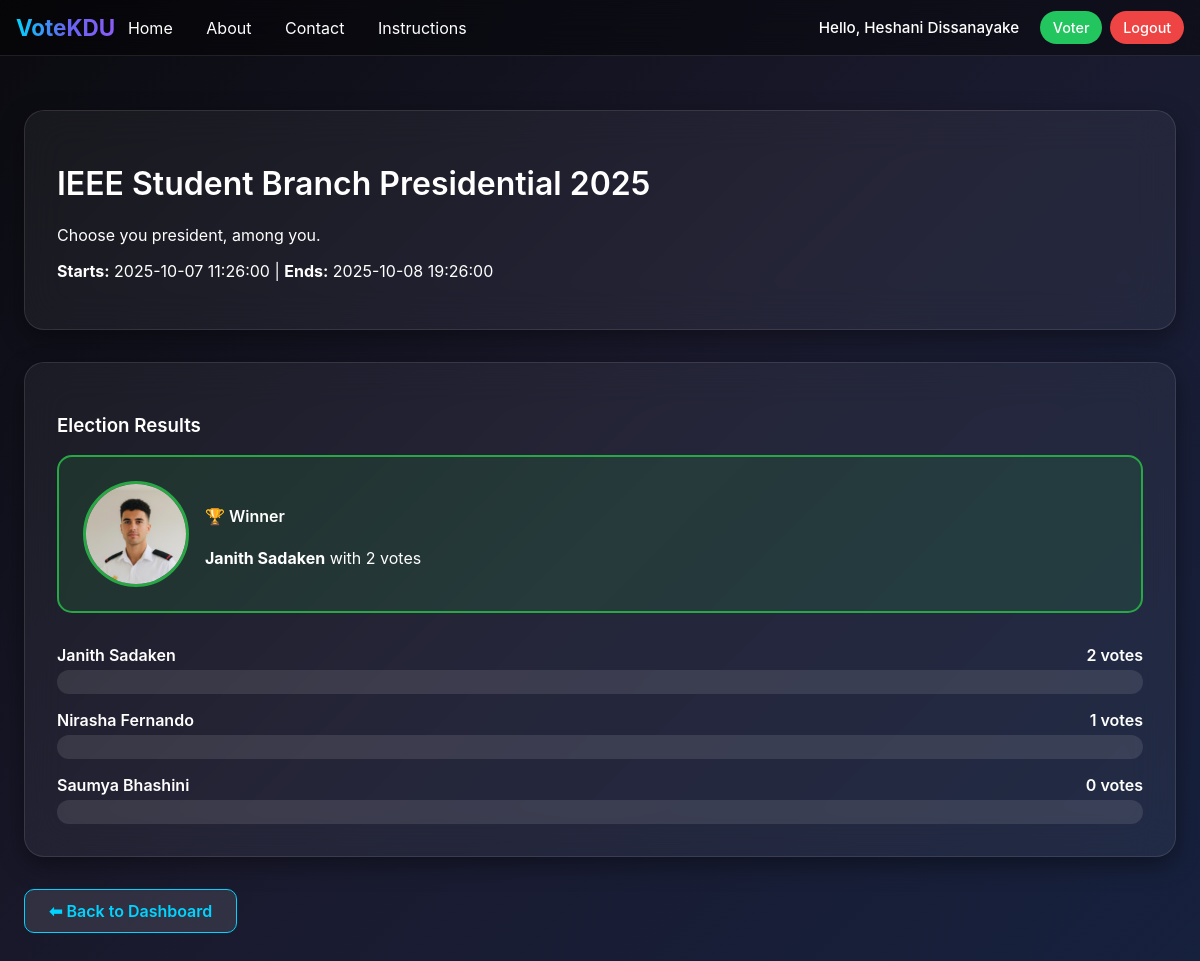
/voter/election.php?id=18 (signed in), run on the app's committed database.
### tables this page shows
CREATE TABLE `elections` (
  `id` int(11) NOT NULL,
  `title` varchar(255) NOT NULL,
  `description` text DEFAULT NULL,
  `start_datetime` datetime NOT NULL,
  `end_datetime` datetime NOT NULL,
  `is_active` tinyint(1) DEFAULT 0,
  `created_by` int(11) NOT NULL,
  `created_at` timestamp NOT NULL DEFAULT current_timestamp()
);

CREATE TABLE `candidates` (
  `id` int(11) NOT NULL,
  `election_id` int(11) NOT NULL,
  `name` varchar(150) NOT NULL,
  `bio` text DEFAULT NULL,
  `photo` varchar(255) DEFAULT NULL,
  `created_at` timestamp NOT NULL DEFAULT current_timestamp()
);

### helpers.php (called while the page is built, shortened)
<?php
function e($s) {
    return htmlspecialchars($s, ENT_QUOTES | ENT_HTML5, 'UTF-8');
}

### voter/election.php (the view, shortened to what this page needs)
<?php
require_once __DIR__ . '/../init.php';
$election_id = intval($_GET['id'] ?? 0);
$stmt = $pdo->prepare("SELECT * FROM elections WHERE id = ?");
$stmt->execute([$election_id]);
$e = $stmt->fetch();
$stmt = $pdo->prepare("SELECT * FROM candidates WHERE election_id = ?");
$stmt->execute([$election_id]);
$candidates = $stmt->fetchAll();
$stmt = $pdo->prepare("SELECT * FROM votes WHERE election_id = ? AND user_id = ?");
$stmt->execute([$election_id, current_user_id()]);
$has_voted = (bool)$stmt->fetch();
$now = date('Y-m-d H:i:s');
if ($now < $e['start_datetime']) {
    $status = 'upcoming';
} elseif ($now >= $e['start_datetime'] && $now <= $e['end_datetime']) {
    $status = $e['is_active'] ? 'ongoing' : 'past';
} else {
    $status = 'past';
}
$results = [];
if ($status === 'past') {
    $sql = "SELECT c.id, c.name, c.photo, COUNT(v.id) as votes
            FROM candidates c
            LEFT JOIN votes v ON c.id = v.candidate_id
            WHERE c.election_id = ?
            GROUP BY c.id
            ORDER BY votes DESC";
    $stmt = $pdo->prepare($sql);
    $stmt->execute([$election_id]);
    $results = $stmt->fetchAll();
}
?>
<!doctype html>
<html lang="en">
<head>
  <link href="/club_voting/assets/css/style.css" rel="stylesheet">
</head>
<body>
<?php include __DIR__ . '/../_nav.php'; ?>
<div class="container">
  <div class="glass-card text-center">
    <h1><?= e($e['title']) ?></h1>
    <p><?= e($e['description']) ?></p>
    <p><strong>Starts:</strong> <?= e($e['start_datetime']) ?> | <strong>Ends:</strong> <?= e($e['end_datetime']) ?></p>
  </div>
  <?php if ($status === 'ongoing'): ?>
    <div class="glass-card">
      <h3 class="text-center">Cast Your Vote</h3>
      <?php if ($has_voted): ?>
        <div class="glass-card text-center" style="background: rgba(0,123,255,0.15); border:2px solid #007bff;">You have already voted in this election.</div>
      <?php else: ?>
        <form method="post" id="voteForm">
          <?= csrf_field() ?>
          <div class="candidates-grid" style="display:grid; grid-template-columns: repeat(auto-fit,minmax(250px,1fr)); gap:1.5rem;">
          <?php foreach($candidates as $c): ?>
            <div class="candidate-card p-3 text-center" data-candidate-id="<?= e($c['id']) ?>">
              <?php if($c['photo']): ?>
                <img src="/club_voting/uploads/<?= e($c['photo']) ?>" alt="Candidate" style="max-height:180px; border-radius:10px; margin-bottom:1rem;">
              <?php endif; ?>
              <h5><?= e($c['name']) ?></h5>
              <p><?= e($c['bio']) ?></p>
              <input type="radio" name="candidate_id" id="cand<?= e($c['id']) ?>" value="<?= e($c['id']) ?>" required style="display:none;">
            </div>
          <?php endforeach; ?>
          </div>
          <div class="text-center mt-3">
            <button type="submit" class="btn-votekdu-primary">Submit Vote</button>
          </div>
        </form>
        <script>
          const cards = document.querySelectorAll('.candidate-card');
          cards.forEach(card => {
            card.addEventListener('click', () => {
              cards.forEach(c => c.classList.remove('selected'));
              card.classList.add('selected');
              card.querySelector('input[type="radio"]').checked = true;
            });
          });
        </script>
      <?php endif; ?>
    </div>
  <?php else:  ?>
    <div class="glass-card">
      <h3>Election Results</h3>
      <?php if($results): ?>
        <div class="winner-card">
          <?php if($results[0]['photo']): ?>
            <img src="/club_voting/uploads/<?= e($results[0]['photo']) ?>" alt="Winner">
          <?php endif; ?>
          <div>
            <h4>🏆 Winner</h4>
            <p><strong><?= e($results[0]['name']) ?></strong> with <?= e($results[0]['votes']) ?> votes</p>
          </div>
        </div>
        <div class="vote-bars">
          <?php
          $i=0;
          foreach($results as $r):
          ?>
            <div class="vote-bar">
              <div class="vote-info">
                <span><?= e($r['name']) ?></span>
                <span><?= e($r['votes']) ?> votes</span>
              </div>
              <div class="bar-container">
              </div>
            </div>
          <?php $i++; endforeach; ?>
        </div>
      <?php else: ?>
        <p>No votes were cast in this election.</p>
      <?php endif; ?>
    </div>
  <?php endif; ?>
  <div class="text-center mt-4">
    <a href="dashboard.php" class="btn-votekdu-secondary">⬅ Back to Dashboard</a>
  </div>
</div>
</body>
</html>

### assets/css/style.css (style rules this page uses)
body { font-family: 'Poppins', sans-serif; background-color: var(--votekdu-light-gray); color: #333; padding-top: 80px; }
h1, h2, h3, h4, h5, h6 { font-weight: 600; }
.btn-votekdu-secondary { background-color: var(--votekdu-gold); border-color: var(--votekdu-gold); color: var(--votekdu-dark-blue); font-weight: 500; padding: 0.5rem 1.5rem; border-radius: 6px; transition: all 0.3s ease; }

### voter/election.php (style rules this page uses)
body { font-family:'Inter',sans-serif; background: linear-gradient(135deg,#0a0a0f 0%,#1a1a2e 50%,#16213e 100%); color:#fff; min-height:100vh; overflow-x:hidden; }
.container { max-width:1200px; margin:0 auto; padding:2rem 1rem; position:relative; z-index:2; }
.glass-card { background: rgba(255,255,255,0.05); border: 1px solid rgba(255,255,255,0.1); border-radius: 20px; backdrop-filter: blur(20px); box-shadow:0 8px 25px rgba(0,0,0,0.4); padding:2rem; margin-bottom:2rem; }
.winner-card { display:flex; align-items:center; gap:1rem; padding:1.5rem; border-radius:15px; background: rgba(40,167,69,0.15); border:2px solid #28a745; margin-bottom:2rem; }
.winner-card img { width:100px; height:100px; border-radius:50%; object-fit:cover; border:3px solid #28a745; }
.btn-votekdu-secondary { background: rgba(255,255,255,0.1); color:#00d4ff; border:1px solid #00d4ff; padding:.7rem 1.5rem; border-radius:10px; cursor:pointer; font-weight:600; transition:all .3s ease; text-decoration:none; display:inline-block; }
.vote-bars { display:flex; flex-direction:column; gap:1rem; margin-top:1.5rem; }
.vote-bar { display:flex; flex-direction:column; gap:.3rem; }
.vote-info { display:flex; justify-content:space-between; font-weight:600; }
.bar-container { background: rgba(255,255,255,0.1); border-radius:12px; height:24px; overflow:hidden; position:relative; }

### _nav.php (style rules this page uses)
body { padding-top: 70px; }

### data on the page
elections: title "IEEE Student Branch Presidential 2025", description "Choose you president, among you.", start_datetime "2025-10-07 11:26:00", end_datetime "2025-10-08 19:26:00"
candidates: photo (picture), name "Janith Sadaken", votes "2"
candidates: name "Nirasha Fernando", votes "1"
candidates: name "Saumya Bhashini", votes "0"

### other printed values
$u['name'] "Heshani Dissanayake"
$results[0]['votes'] "2"
